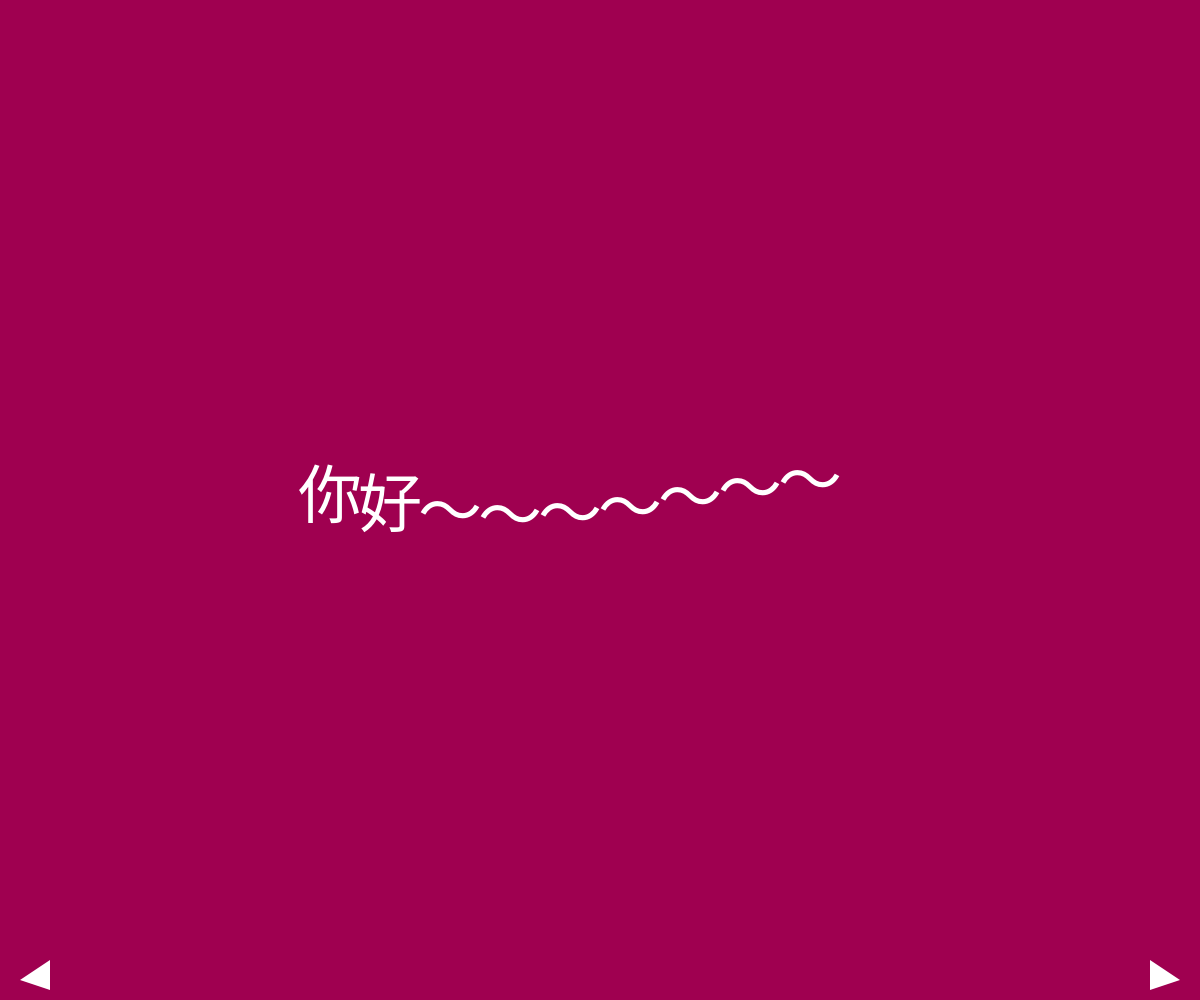
Frame 1 (no input)
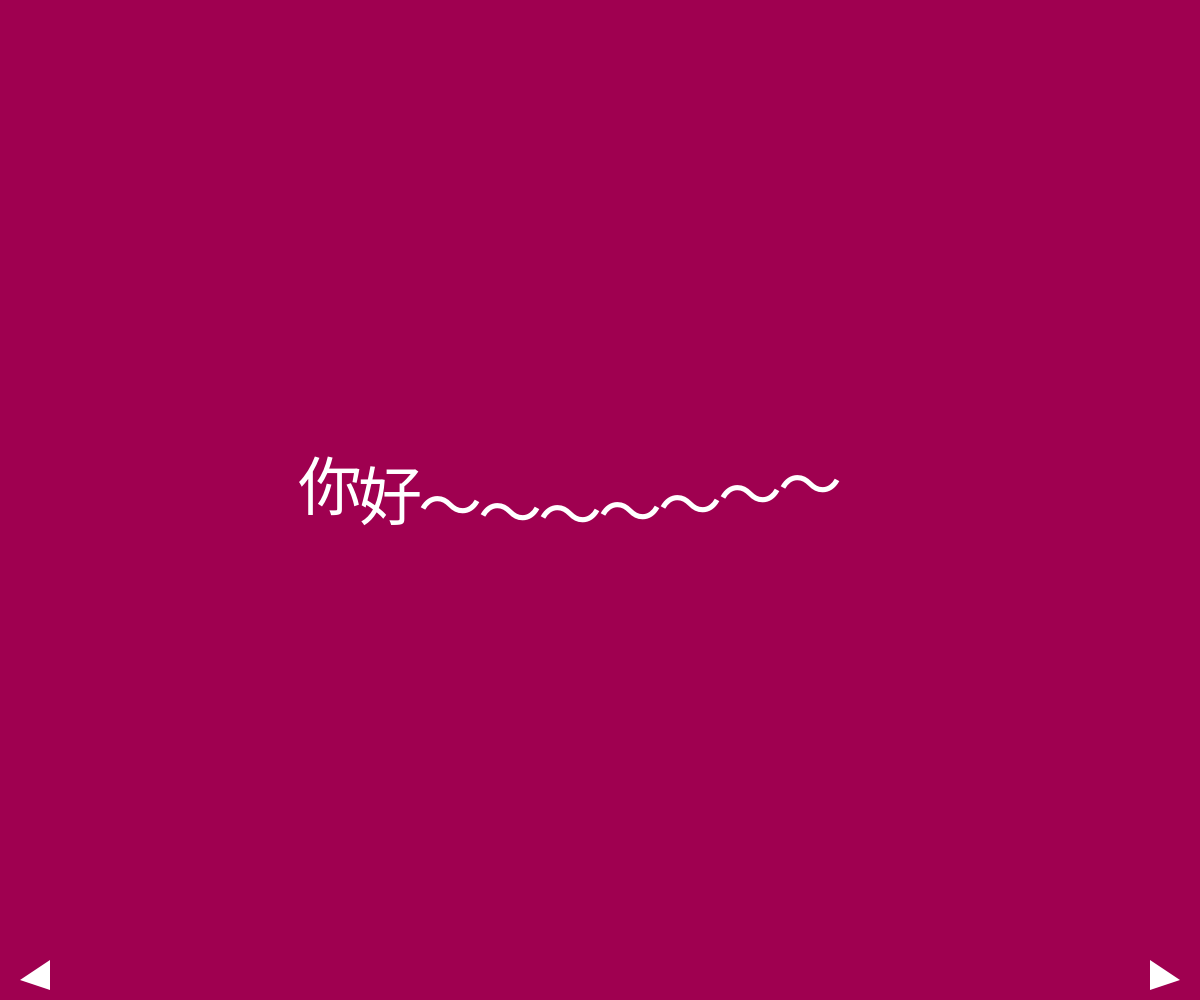
Frame 60 (no input)
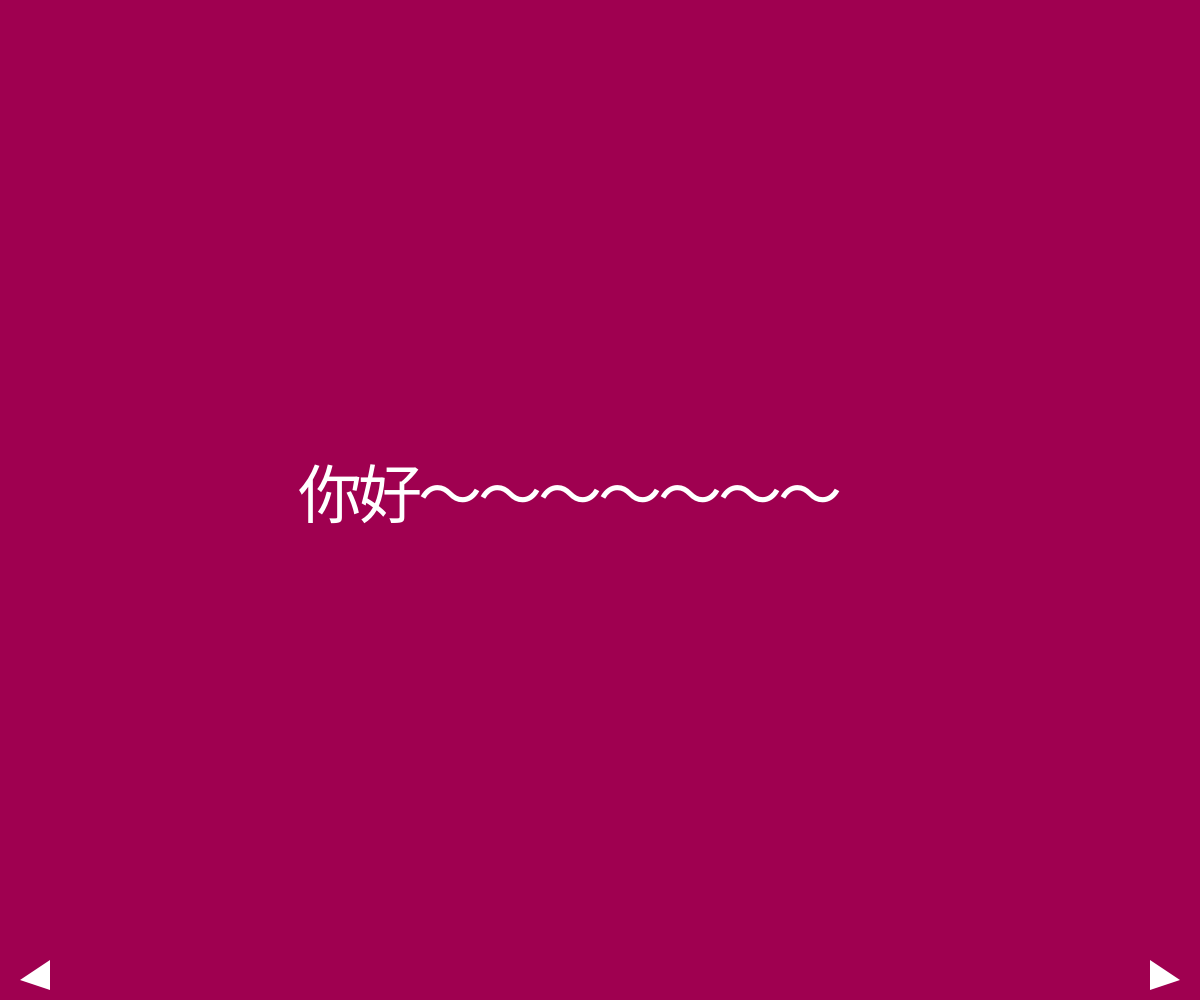
Frame 120 (the mouse pressed at the canvas centre since frame 60)

The p5.js sketch that drew these frames (run headless with seeded random() and noise() and a simulated clock; from frame 60 on, the mouse is pressed at the canvas centre):

// p5.js sketch
// ── sketch.js
let currentPage = 1; // 當前頁面
let waveOffset = 0; // 波浪偏移量
let isWaveActive = true; // 控制波浪效果是否啟動

function setup() {
  createCanvas(windowWidth, windowHeight);
}

function draw() {
  // 根據當前頁面設定背景顏色和文字
  switch (currentPage) {
    case 1:
      background('#9F0050');
      drawWavyText('你好～～～～～～～');
      break;
    case 2:
      background('#BF0060');
      drawWavyText('我是廖又蓁');
      break;
    case 3:
      background('#D9006C');
      drawWavyText('這是我的期中報告');
      break;
    case 4:
      background('#F00078');
      drawWavyText('祝大家考試都順利！！！！！');
      break;
  }

  // 繪製左下角和右下角的箭頭
  drawArrows();

  // 如果波浪效果啟動，更新波浪偏移量
  if (isWaveActive) {
    waveOffset += 0.1;
  }
}

function drawWavyText(content) {
  fill(255); // 白色文字
  textAlign(CENTER, CENTER);
  textSize(64); // 放大文字
  let baseY = height / 2; // 文字的基準 Y 座標
  let charSpacing = 60; // 字與字之間的間隔 (調大間距)

  // 將文字拆成單個字元，逐一繪製
  for (let i = 0; i < content.length; i++) {
    let charX = width / 2 - (content.length / 2) * charSpacing + i * charSpacing; // 每個字元的 X 座標
    let charY = baseY + (isWaveActive ? sin(waveOffset + i * 0.5) * 20 : 0); // 波浪效果的 Y 座標
    text(content[i], charX, charY);
  }
}

function drawArrows() {
  fill(255); // 白色箭頭
  noStroke();

  // 左下角箭頭 (上一頁)
  triangle(20, height - 20, 50, height - 40, 50, height - 10);

  // 右下角箭頭 (下一頁)
  triangle(width - 20, height - 20, width - 50, height - 40, width - 50, height - 10);
}

function windowResized() {
  resizeCanvas(windowWidth, windowHeight);
}

function mousePressed() {
  // 檢查是否點擊左下角箭頭 (上一頁)
  if (mouseX > 20 && mouseX < 50 && mouseY > height - 40 && mouseY < height - 10) {
    if (currentPage > 1) {
      currentPage--; // 切換到上一頁
    }
    return;
  }

  // 檢查是否點擊右下角箭頭 (下一頁)
  if (mouseX > width - 50 && mouseX < width - 20 && mouseY > height - 40 && mouseY < height - 10) {
    if (currentPage < 4) {
      currentPage++; // 切換到下一頁
    }
    return;
  }

  // 點擊畫布其他地方，切換波浪效果的啟動與停止
  isWaveActive = !isWaveActive;
}
